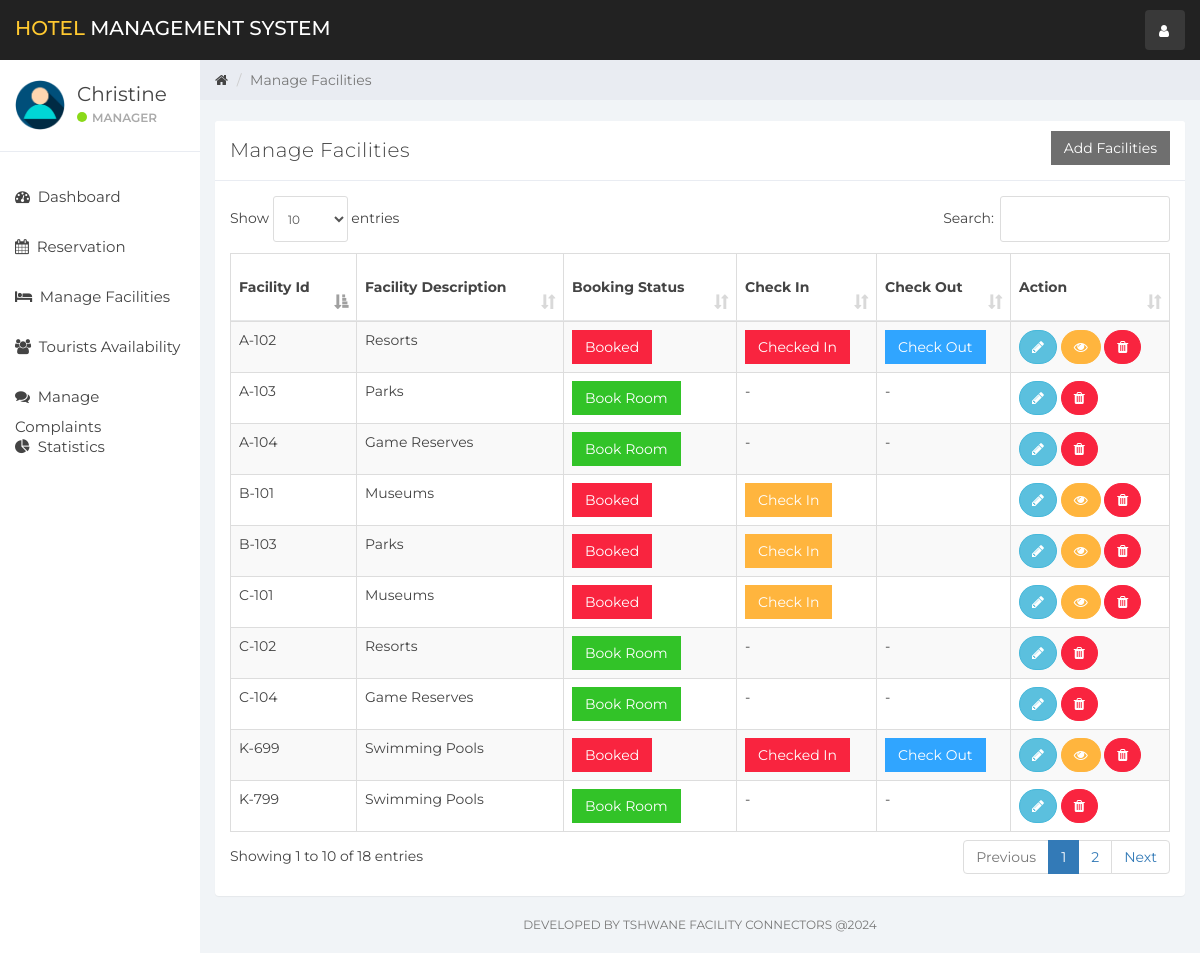
The app's page / (signed in) with its own data.
### tables this page shows
CREATE TABLE `user` (
  `id` int(11) NOT NULL,
  `name` varchar(100) NOT NULL,
  `username` varchar(15) NOT NULL,
  `email` varchar(100) NOT NULL,
  `password` varchar(100) NOT NULL,
  `created_at` timestamp NOT NULL DEFAULT CURRENT_TIMESTAMP
);

CREATE TABLE `room` (
  `room_id` int(10) NOT NULL,
  `room_type_id` int(10) NOT NULL,
  `room_no` varchar(10) NOT NULL,
  `status` tinyint(1) DEFAULT NULL,
  `check_in_status` tinyint(1) NOT NULL,
  `check_out_status` tinyint(1) NOT NULL,
  `deleteStatus` tinyint(1) DEFAULT '0'
);

CREATE TABLE `room_type` (
  `room_type_id` int(10) NOT NULL AUTO_INCREMENT,
  `room_type` varchar(100) NOT NULL,
  `price` int(10) NOT NULL,
  `max_person` int(10) NOT NULL,
  PRIMARY KEY (`room_type_id`)
);

### room_mang.php (the view, shortened to what this page needs)
<div class="col-sm-9 col-sm-offset-3 col-lg-10 col-lg-offset-2 main">
    <div class="row">
        <ol class="breadcrumb">
            <li><a href="#">
                    <em class="fa fa-home"></em>
                </a></li>
            <li class="active">Manage Facilities</li>
        </ol>
    </div>
    <br>
    <div class="row">
        <div class="col-lg-12">
        </div>
    </div>
    <div class="row">
        <div class="col-lg-12">
            <div class="panel panel-default">
                <div class="panel-heading">Manage Facilities
                    <button class="btn btn-secondary pull-right" style="border-radius:0%" data-toggle="modal" data-target="#addRoom">Add Facilities</button>
                </div>
                <div class="panel-body">
                    <table class="table table-striped table-bordered table-responsive" cellspacing="0" width="100%"
                           id="rooms">
                        <thead>
                        <tr>
                            <th>Facility Id</th>
                            <th>Facility Description</th>
                            <th>Booking Status</th>
                            <th>Check In</th>
                            <th>Check Out</th>
                            <th>Action</th>
                        </tr>
                        </thead>
                        <tbody>
                        <?php
                        $room_query = "SELECT * FROM room NATURAL JOIN room_type WHERE deleteStatus = 0";
                        $rooms_result = mysqli_query($connection, $room_query);
                        if (mysqli_num_rows($rooms_result) > 0) {
                            while ($rooms = mysqli_fetch_assoc($rooms_result)) { ?>
                                <tr>
                                    <td><?php echo $rooms['room_no'] ?></td>
                                    <td><?php echo $rooms['room_type'] ?></td>
                                    <td>
                                        <?php
                                        if ($rooms['status'] == 0) {
                                            echo '<a href="index.php?reservation&room_id=' . $rooms['room_id'] . '&room_type_id=' . $rooms['room_type_id'] . '" class="btn btn-success" style="border-radius:0%">Book Room</a>';
                                        } else {
                                            echo '<a href="#" class="btn btn-danger" style="border-radius:0%">Booked</a>';
                                        }
                                        ?>
                                    <td>
                                        <?php
                                        if ($rooms['status'] == 1 && $rooms['check_in_status'] == 0) {
                                            echo '<button class="btn btn-warning" id="checkInRoom"  data-id="' . $rooms['room_id'] . '" data-toggle="modal" style="border-radius:0%" data-target="#checkIn">Check In</button>';
                                        } elseif ($rooms['status'] == 0) {
                                            echo '-';
                                        } else {
                                            echo '<a href="#" class="btn btn-danger" style="border-radius:0%">Checked In</a>';
                                        }
                                        ?>
                                    </td>
                                    <td>
                                        <?php
                                        if ($rooms['status'] == 1 && $rooms['check_in_status'] == 1) {
                                            echo '<button class="btn btn-primary" style="border-radius:0%" id="checkOutRoom" data-id="' . $rooms['room_id'] . '">Check Out</button>';
                                        } elseif ($rooms['status'] == 0) {
                                            echo '-';
                                        }
                                        ?>
                                    </td>
                                    <td>
                                        <button title="Edit Room Information" style="border-radius:60px;" data-toggle="modal"
                                                data-target="#editRoom" data-id="<?php echo $rooms['room_id']; ?>"
                                                id="roomEdit" class="btn btn-info"><i class="fa fa-pencil"></i></button>
                                        <?php
                                        if ($rooms['status'] == 1) {
                                            echo '<button title="Customer Information" data-toggle="modal" data-target="#cutomerDetailsModal" data-id="' . $rooms['room_id'] . '" id="cutomerDetails" class="btn btn-warning" style="border-radius:60px;"><i class="fa fa-eye"></i></button>';
                                        }
                                        ?>
                                        <a href="ajax.php?delete_room=<?php echo $rooms['room_id']; ?>"
                                           class="btn btn-danger" style="border-radius:60px;" onclick="return confirm('Are you Sure?')"><i
                                                    class="fa fa-trash" alt="delete"></i></a>
                                    </td>
                                </tr>
                            <?php }
                        } else {
                            echo "No Facilities";
                        }
                        ?>
                        </tbody>
                    </table>
                </div>
            </div>
        </div>
    </div>
    <div class="row">
        <div class="col-sm-12">
        <p class="back-link">Developed By Tshwane Facility Connectors @2024</p>
        </div>
    </div>
</div>

### sidebar.php (shortened to what this page needs)
<div id="sidebar-collapse" class="col-sm-3 col-lg-2 sidebar">
    <div class="profile-sidebar">
        <div class="profile-userpic">
            <img src="img/user.png" class="img-responsive" alt="">
        </div>
        <div class="profile-usertitle">
            <div class="profile-usertitle-name"><?php echo $user['name'];?></div>
            <div class="profile-usertitle-status"><span class="indicator label-success"></span>Manager</div>
        </div>
    </div>
    <ul class="nav menu">
    <?php
        if (isset($_GET['dashboard'])){ ?>
            <li class="active">
                <a href="index.php?dashboard"><em class="fa fa-dashboard">&nbsp;</em>
                    Dashboard
                </a>
            </li>
        <?php } else{?>
            <li>
                <a href="index.php?dashboard"><em class="fa fa-dashboard">&nbsp;</em>
                    Dashboard
                </a>
            </li>
        <?php }
        if (isset($_GET['reservation'])){ ?>
            <li class="active">
            <a href="index.php?reservation"><em class="fa fa-calendar">&nbsp;</em>
                    Reservation
                </a>
            </li>
        <?php } else{?>
            <li>
            <a href="index.php?reservation"><em class="fa fa-calendar">&nbsp;</em>
                    Reservation
                </a>
            </li>
        <?php }
        if (isset($_GET['room_mang'])){ ?>
            <li class="active">
                <a href="index.php?room_mang"><em class="fa fa-bed">&nbsp;</em>
                    Manage Facilities
                </a>
            </li>
        <?php } else{?>
            <li>
            <a href="index.php?room_mang"><em class="fa fa-bed">&nbsp;</em>
                    Manage Facilities
                </a>
            </li>
        <?php }
        if (isset($_GET['staff_mang'])){ ?>
            <li class="active">
                <a href="index.php?staff_mang"><em class="fa fa-users">&nbsp;</em>
                    Tourists Availability
                </a>
            </li>
        <?php } else{?>
            <li>
                <a href="index.php?staff_mang"><em class="fa fa-users">&nbsp;</em>
                 Tourists Availability
                </a>
            </li>
        <?php }
        if (isset($_GET['complain'])){ ?>
            <li class="active">
                <a href="index.php?complain"><em class="fa fa-comments">&nbsp;</em>
                    Manage Complaints
                </a>
            </li>
        <?php } else{?>
            <li>
                <a href="index.php?complain"><em class="fa fa-comments">&nbsp;</em>
                    Manage Complaints
                </a>
            </li>
        <?php }
        ?>
        <?php
        if (isset($_GET['statistics'])){ ?>
            <li class="active">
                <a href="index.php?statistics"><em class="fa fa-pie-chart">&nbsp;</em>
                    Statistics
                </a>
            </li>
        <?php } else{?>
        <li>
            <a href="index.php?statistics"><em class="fa fa-pie-chart">&nbsp;</em>
                Statistics
            </a>
        </li>
<?php }?>
    </ul>
</div>

### records on screen
user: name "Christine"
room: room_no "B-101", room_type.room_type "Museums", status "Booked"
room: room_no "C-101", room_type.room_type "Museums", status "Booked"
room: room_no "A-102", room_type.room_type "Resorts", status "Booked"
room: room_no "C-102", room_type.room_type "Resorts"
room: room_no "A-103", room_type.room_type "Parks"
room: room_no "B-103", room_type.room_type "Parks", status "Booked"
room: room_no "A-104", room_type.room_type "Game Reserves"
room: room_no "C-104", room_type.room_type "Game Reserves"
room: room_no "K-699", room_type.room_type "Swimming Pools", status "Booked"
room: room_no "K-799", room_type.room_type "Swimming Pools"
